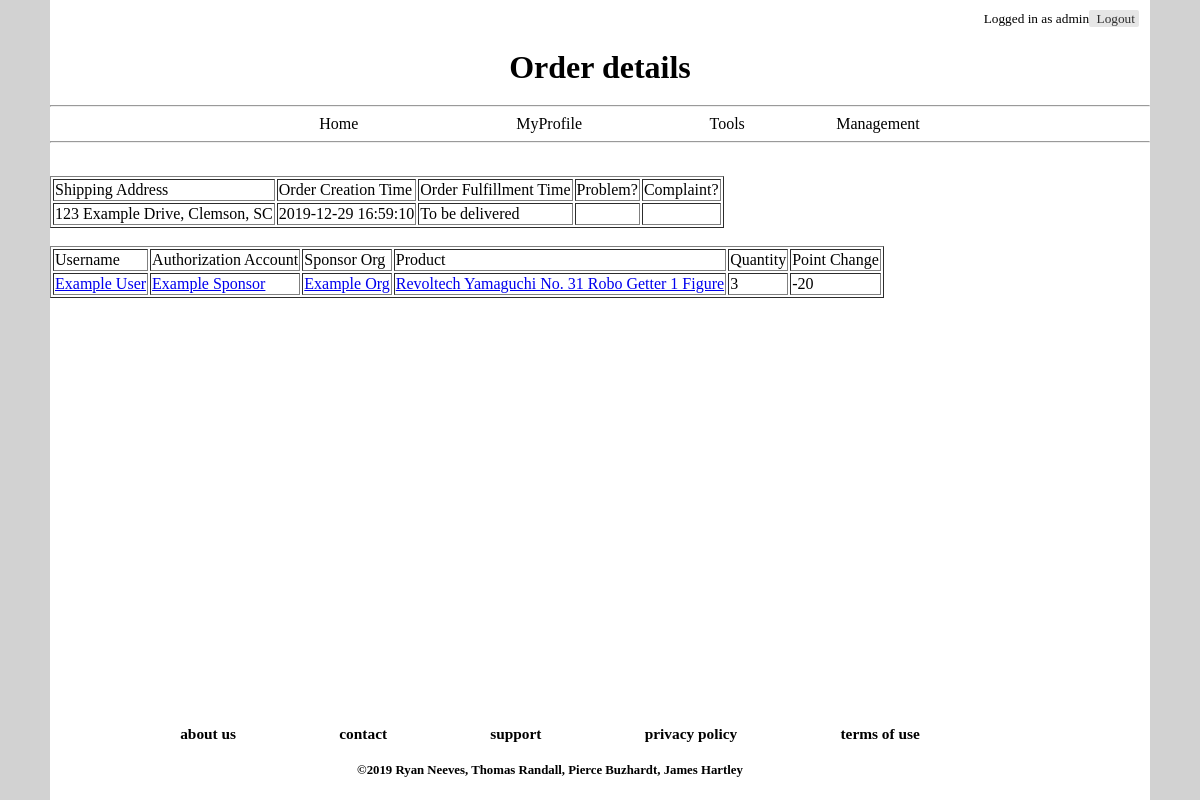
The page /pages/order_details.php?order_id=4 (signed in) on the database its author committed.
### tables this page shows
CREATE TABLE IF NOT EXISTS `account` (
  `account_id` int(11) NOT NULL AUTO_INCREMENT,
  `username` varchar(30) NOT NULL,
  `email_address` varchar(100) NOT NULL,
  `shipping_address` varchar(150) NOT NULL,
  `hashed_password` varchar(255) NOT NULL,
  `role` enum('driver','sponsor','admin') NOT NULL,
  `path_to_pfp` varchar(256) DEFAULT NULL,
  `live_account` INT (1) NULL DEFAULT '1',
  PRIMARY KEY (`account_id`),
  UNIQUE KEY `username` (`username`),
  UNIQUE KEY `email_address` (`email_address`)
);

CREATE TABLE IF NOT EXISTS `item_transactions` (
  `order_id` int(11) NOT NULL,
  `point_transaction_id` int(11) NOT NULL,
  `item_id` int(11) NOT NULL,
  `quantity_change` int(11) NOT NULL,
  KEY `order_id` (`order_id`),
  KEY `point_transaction_id` (`point_transaction_id`),
  KEY `item_id` (`item_id`)
);

CREATE TABLE IF NOT EXISTS `order_transactions` (
  `order_id` int(11) NOT NULL AUTO_INCREMENT,
  `driver_account_id` int(11) NOT NULL,
  `auth_account_id` int(11) NOT NULL,
  `sponsor_org_id` int(11) NOT NULL,
  `shipping_address` varchar(150) NOT NULL,
  `creation_time` datetime DEFAULT NULL,
  `fulfill_time` datetime DEFAULT NULL,
  `problem` varchar(250) DEFAULT NULL,
  `complain` varchar(250) DEFAULT NULL,
  PRIMARY KEY (`order_id`),
  KEY `driver_account_id` (`driver_account_id`),
  KEY `auth_account_id` (`auth_account_id`),
  KEY `sponsor_org_id` (`sponsor_org_id`)
);

CREATE TABLE IF NOT EXISTS `sponsor_org` (
  `sponsor_org_id` int(11) NOT NULL AUTO_INCREMENT,
  `org_name` varchar(50) NOT NULL,
  `org_email_address` varchar(100) NOT NULL,
  `org_bio` varchar(500) DEFAULT NULL,
  `org_url` varchar(256) DEFAULT NULL,
  `path_to_org_logo` varchar(256) DEFAULT NULL,
  `points_to_dollars` double NOT NULL,
  `application_open` int(1) NULL DEFAULT '1',
  `live_org` int(1) NULL DEFAULT '1',
  PRIMARY KEY (`sponsor_org_id`),
  UNIQUE KEY `org_name` (`org_name`)
);

CREATE TABLE IF NOT EXISTS `catalog_items` (
  `catalog_id` int(11) NOT NULL AUTO_INCREMENT,
  `sponsor_org_id` int(11) NOT NULL,
  `api_reference` varchar(200) DEFAULT NULL,
  `product_name` varchar(50) NOT NULL,
  `category` varchar(50) NOT NULL,
  `product_description` varchar(500) DEFAULT NULL,
  `product_visible` int(1) NULL DEFAULT '1',
  `product_deleted` int(1) NULL DEFAULT NULL,
  `creation_time` datetime DEFAULT NULL,
  `gallery_pic` varchar(255) NULL,
  `url` varchar(255) NOT NULL,
  `unit_price` double NOT NULL,
  PRIMARY KEY (`catalog_id`),
  KEY `sponsor_org_id` (`sponsor_org_id`)
);

CREATE TABLE IF NOT EXISTS `point_transactions` (
  `point_change_id` int(11) NOT NULL AUTO_INCREMENT,
  `driver_account_id` int(11) NOT NULL,
  `auth_account_id` int(11) NOT NULL,
  `sponsor_org_id` int(11) NOT NULL,
  `point_change_amt` int(11) NOT NULL,
  `change_time` datetime DEFAULT NULL,
  `change_reason` varchar(500) DEFAULT NULL,
  PRIMARY KEY (`point_change_id`),
  KEY `driver_account_id` (`driver_account_id`),
  KEY `auth_account_id` (`auth_account_id`),
  KEY `sponsor_org_id` (`sponsor_org_id`)
);

### php/config.php (called while the page is built, shortened)
<?php
  $dbhost = "driverdb.cgbvpo0s4pjx.us-east-1.rds.amazonaws.com";
  $dbuser = "DrvrRwrds_1rtc";
  $dbpass = "TenRats10";
  $database = "DriverRewards4910";
?>

### php/mysqlClass.php (called while the page is built, shortened)
<?php
class mysql_db {
  public $db_connect_id;
  function __construct($dbhost, $dbuser, $dbpass, $database) {
    $this->server = $dbhost;
    $this->user = $dbuser;
    $this->password = $dbpass;
    $this->dbname = $database;
    $this->db_connect_id = new mysqli($this->server,$this->user,$this->password,$this->dbname);
    if($this->db_connect_id->connect_error) {
      die("Connection failed: " . $this->db_connect_id->connect_error);
    }
    else { return $this->db_connect_id; }
  }
  function query($query) {
    return mysqli_query($this->db_connect_id, $query);
  }
}
include_once ("config.php");
$db = new mysql_db($dbhost, $dbuser, $dbpass, $database);
?>

### pages/order_details.php (the view, shortened to what this page needs)
<!DOCTYPE HTML>
<html>
<?php $title = 'Order details';
include('../php/header.php'); ?>
<main>
  <?php
    if (isset($_GET['order_id'])) {
        if ($role == "admin" || $correct_sponsor || $correct_user) {
            $orderid = $_GET['order_id'];
            $sql = "SELECT item_transactions.order_id, item_transactions.point_transaction_id, item_transactions.item_id, item_transactions.quantity_change,
  sponsor_org.org_name,
  catalog_items.product_name, catalog_items.unit_price, catalog_items.url,
  point_transactions.point_change_amt,
  a.username as driver_username, a2.username as auth_username,
  order_transactions.driver_account_id, order_transactions.auth_account_id, order_transactions.sponsor_org_id, order_transactions.shipping_address, order_transactions.creation_time, order_transactions.fulfill_time, order_transactions.problem, order_transactions.complain
  FROM item_transactions
  INNER JOIN point_transactions ON item_transactions.point_transaction_id = point_transactions.point_change_id
  INNER JOIN account a ON point_transactions.driver_account_id = a.account_id
  LEFT OUTER JOIN account a2 ON a2.account_id = point_transactions.auth_account_id
  INNER JOIN sponsor_org ON point_transactions.sponsor_org_id = sponsor_org.sponsor_org_id
  INNER JOIN order_transactions ON item_transactions.order_id = order_transactions.order_id
  INNER JOIN catalog_items ON item_transactions.item_id = catalog_items.catalog_id
  WHERE $orderid = item_transactions.order_id";
            $result = $db->query($sql);
            if (($nrows = mysqli_num_rows($result)) != 0) {
                echo "<table border='1px'>";
                $row = mysqli_fetch_array($result);
                echo "<tr><td>Shipping Address</td><td>Order Creation Time</td><td>Order Fulfillment Time</td><td>Problem?</td><td colspan=2>Complaint?</td></tr>";
                echo "<tr><td>$row[shipping_address]</td><td>$row[creation_time]</td><td>";
		if($row['fulfill_time'] != NULL) echo $row['fulfill_time'];
		else echo "To be delivered";
		echo "</td><td>$row[problem]</td><td colspan=2>$row[complain]</td></tr></table><br>";
                echo "<table border=1px><tr><td>Username</td><td>Authorization Account</td><td>Sponsor Org</td><td>Product</td><td>Quantity</td><td>Point Change</td></tr>";
                for ($i = 0; $i < $nrows; $i += 1) {
                    echo "<tr><td><a href='../pages/viewaccount.php?viewid=" . $row['driver_account_id'] . "'>$row[driver_username]</a></td><td><a href='../pages/viewaccount.php?viewid=" . $row['auth_account_id'] . "'>$row[auth_username]</a></td><td><a href='../pages/view_org.php?view_org=" . $row['sponsor_org_id'] . "'>$row[org_name]</a></td><td><a href=$row[url]>$row[product_name]</a></td><td>$row[quantity_change]</td><td>$row[point_change_amt]</td></tr>\n";
                    $row = mysqli_fetch_array($result);
                }
                echo "</table>";
            }
        } else {
            echo "You do not have access to this information.";
        }
    } else {
        header("Location: home.php");
    }
    ?>
</main>
<?php include('../php/footer.php'); ?>
</html>

### php/sqlconnect.php (shortened to what this page needs)
<?php
@include_once('./mysqlClass.php');
@include_once('../php/mysqlClass.php');
if (!isset($_SESSION["user_id"])) {
} else {
    $id = $_SESSION["user_id"];
    $sql = "SELECT username,role FROM account WHERE account_id = '$id'";
    $result = $db->query($sql);
    if ($row = $result->fetch_assoc()) {
        $role = $row["role"];
    }
}
function displayLogin($logged_in, $login_name)
{
    if ($logged_in == true) {
        echo "Logged in as " . $login_name . "<a class='button' href='../pages/logout.php'> Logout</a>";
    } else {
        echo "<a class='button' href=\"./login.php\">Login</a>";
        echo "	<a class = 'button' href=\"./register.php\">Register</a>";
    }
}
?>

### rows shown on the page
account: username "admin"
item_transactions: order.shipping_address "123 Example Drive, Clemson, SC", order.creation_time "2019-12-29 16:59:10", account.username "Example User", account.username "Example Sponsor", sponsor_org.org_name "Example Org", item.product_name "Revoltech Yamaguchi No. 31 Robo Getter 1 Figure", quantity_change "3", point_transaction_id.point_change_amt "-20"

### other values the page prints
$title "Order details"
